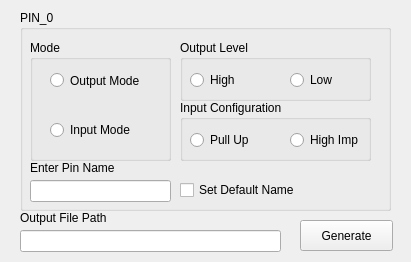
<?xml version="1.0" encoding="UTF-8"?>
<ui version="4.0">
 <class>Form</class>
 <widget class="QWidget" name="Form">
  <property name="geometry">
   <rect>
    <x>0</x>
    <y>0</y>
    <width>411</width>
    <height>262</height>
   </rect>
  </property>
  <property name="windowTitle">
   <string>DIO_Configurator</string>
  </property>
  <widget class="QGroupBox" name="PIN_0_Box">
   <property name="enabled">
    <bool>true</bool>
   </property>
   <property name="geometry">
    <rect>
     <x>20</x>
     <y>10</y>
     <width>371</width>
     <height>201</height>
    </rect>
   </property>
   <property name="title">
    <string>PIN_0</string>
   </property>
   <widget class="QGroupBox" name="Output_Level_Box">
    <property name="geometry">
     <rect>
      <x>160</x>
      <y>30</y>
      <width>191</width>
      <height>61</height>
     </rect>
    </property>
    <property name="title">
     <string>Output Level</string>
    </property>
    <widget class="QRadioButton" name="High_Mode">
     <property name="geometry">
      <rect>
       <x>10</x>
       <y>30</y>
       <width>95</width>
       <height>20</height>
      </rect>
     </property>
     <property name="text">
      <string>High</string>
     </property>
    </widget>
    <widget class="QRadioButton" name="Low_Mode">
     <property name="geometry">
      <rect>
       <x>110</x>
       <y>30</y>
       <width>95</width>
       <height>20</height>
      </rect>
     </property>
     <property name="text">
      <string>Low</string>
     </property>
    </widget>
   </widget>
   <widget class="QGroupBox" name="Input_Config_Box">
    <property name="geometry">
     <rect>
      <x>160</x>
      <y>90</y>
      <width>191</width>
      <height>61</height>
     </rect>
    </property>
    <property name="title">
     <string>Input Configuration</string>
    </property>
    <widget class="QRadioButton" name="PullUp_Mode">
     <property name="geometry">
      <rect>
       <x>10</x>
       <y>30</y>
       <width>95</width>
       <height>20</height>
      </rect>
     </property>
     <property name="text">
      <string>Pull Up</string>
     </property>
    </widget>
    <widget class="QRadioButton" name="High_Imp_Mode">
     <property name="geometry">
      <rect>
       <x>110</x>
       <y>30</y>
       <width>95</width>
       <height>20</height>
      </rect>
     </property>
     <property name="text">
      <string>High Imp</string>
     </property>
    </widget>
   </widget>
   <widget class="QLineEdit" name="Pin_Name">
    <property name="geometry">
     <rect>
      <x>10</x>
      <y>170</y>
      <width>141</width>
      <height>22</height>
     </rect>
    </property>
   </widget>
   <widget class="QCheckBox" name="Default_Name_Check">
    <property name="geometry">
     <rect>
      <x>160</x>
      <y>170</y>
      <width>131</width>
      <height>20</height>
     </rect>
    </property>
    <property name="text">
     <string>Set Default Name</string>
    </property>
   </widget>
   <widget class="QLabel" name="label">
    <property name="geometry">
     <rect>
      <x>10</x>
      <y>150</y>
      <width>91</width>
      <height>16</height>
     </rect>
    </property>
    <property name="text">
     <string>Enter Pin Name</string>
    </property>
   </widget>
   <widget class="QGroupBox" name="Mode_Box">
    <property name="geometry">
     <rect>
      <x>10</x>
      <y>30</y>
      <width>141</width>
      <height>121</height>
     </rect>
    </property>
    <property name="title">
     <string>Mode</string>
    </property>
    <widget class="QRadioButton" name="Output_Mode">
     <property name="geometry">
      <rect>
       <x>20</x>
       <y>30</y>
       <width>95</width>
       <height>21</height>
      </rect>
     </property>
     <property name="text">
      <string>Output Mode</string>
     </property>
    </widget>
    <widget class="QRadioButton" name="Input_Mode">
     <property name="geometry">
      <rect>
       <x>20</x>
       <y>80</y>
       <width>95</width>
       <height>20</height>
      </rect>
     </property>
     <property name="text">
      <string>Input Mode</string>
     </property>
    </widget>
   </widget>
  </widget>
  <widget class="QPushButton" name="GenerateButton">
   <property name="geometry">
    <rect>
     <x>300</x>
     <y>220</y>
     <width>93</width>
     <height>31</height>
    </rect>
   </property>
   <property name="text">
    <string>Generate</string>
   </property>
  </widget>
  <widget class="QLineEdit" name="OutFile_Path">
   <property name="geometry">
    <rect>
     <x>20</x>
     <y>230</y>
     <width>261</width>
     <height>22</height>
    </rect>
   </property>
  </widget>
  <widget class="QLabel" name="label_2">
   <property name="geometry">
    <rect>
     <x>20</x>
     <y>210</y>
     <width>111</width>
     <height>16</height>
    </rect>
   </property>
   <property name="text">
    <string>Output File Path</string>
   </property>
  </widget>
 </widget>
 <resources/>
 <connections>
  <connection>
   <sender>Output_Mode</sender>
   <signal>clicked(bool)</signal>
   <receiver>Input_Config_Box</receiver>
   <slot>setDisabled(bool)</slot>
   <hints>
    <hint type="sourcelabel">
     <x>97</x>
     <y>80</y>
    </hint>
    <hint type="destinationlabel">
     <x>275</x>
     <y>130</y>
    </hint>
   </hints>
  </connection>
  <connection>
   <sender>Input_Mode</sender>
   <signal>clicked(bool)</signal>
   <receiver>Output_Level_Box</receiver>
   <slot>setDisabled(bool)</slot>
   <hints>
    <hint type="sourcelabel">
     <x>97</x>
     <y>129</y>
    </hint>
    <hint type="destinationlabel">
     <x>275</x>
     <y>70</y>
    </hint>
   </hints>
  </connection>
  <connection>
   <sender>Input_Mode</sender>
   <signal>clicked(bool)</signal>
   <receiver>Input_Config_Box</receiver>
   <slot>setEnabled(bool)</slot>
   <hints>
    <hint type="sourcelabel">
     <x>97</x>
     <y>129</y>
    </hint>
    <hint type="destinationlabel">
     <x>275</x>
     <y>130</y>
    </hint>
   </hints>
  </connection>
  <connection>
   <sender>Output_Mode</sender>
   <signal>clicked(bool)</signal>
   <receiver>Output_Level_Box</receiver>
   <slot>setEnabled(bool)</slot>
   <hints>
    <hint type="sourcelabel">
     <x>97</x>
     <y>80</y>
    </hint>
    <hint type="destinationlabel">
     <x>275</x>
     <y>70</y>
    </hint>
   </hints>
  </connection>
  <connection>
   <sender>Default_Name_Check</sender>
   <signal>clicked(bool)</signal>
   <receiver>Pin_Name</receiver>
   <slot>clear()</slot>
   <hints>
    <hint type="sourcelabel">
     <x>245</x>
     <y>189</y>
    </hint>
    <hint type="destinationlabel">
     <x>100</x>
     <y>190</y>
    </hint>
   </hints>
  </connection>
  <connection>
   <sender>Default_Name_Check</sender>
   <signal>clicked(bool)</signal>
   <receiver>Pin_Name</receiver>
   <slot>setDisabled(bool)</slot>
   <hints>
    <hint type="sourcelabel">
     <x>245</x>
     <y>189</y>
    </hint>
    <hint type="destinationlabel">
     <x>100</x>
     <y>190</y>
    </hint>
   </hints>
  </connection>
  <connection>
   <sender>GenerateButton</sender>
   <signal>clicked()</signal>
   <receiver>OutFile_Path</receiver>
   <slot>clear()</slot>
   <hints>
    <hint type="sourcelabel">
     <x>346</x>
     <y>235</y>
    </hint>
    <hint type="destinationlabel">
     <x>150</x>
     <y>240</y>
    </hint>
   </hints>
  </connection>
 </connections>
</ui>
